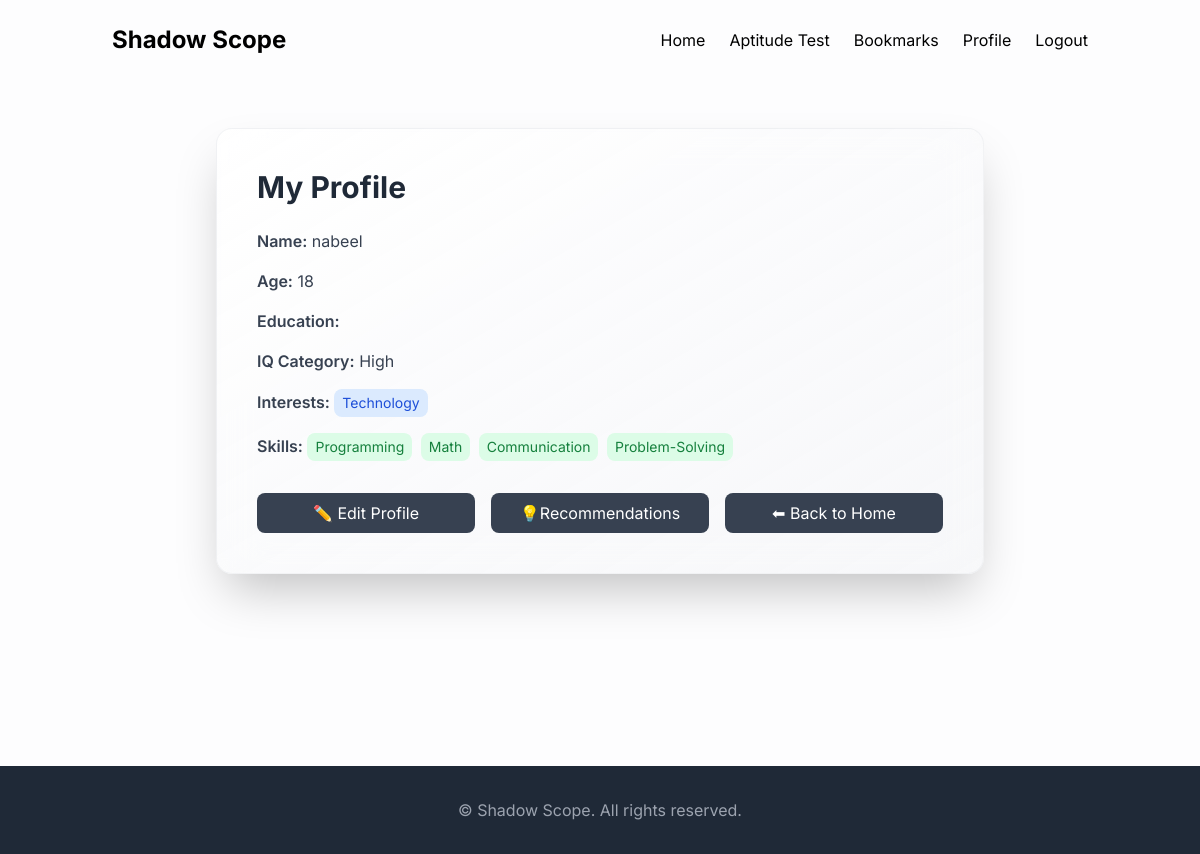
The app's page /users/profile/ (signed in) with its own data.
### users/models.py (models this page shows, shortened)
class Profile(models.Model):
    user = models.OneToOneField(settings.AUTH_USER_MODEL, on_delete=models.CASCADE, related_name="profile")
    age = models.PositiveIntegerField(null=True, blank=True)
    education_level = models.CharField(max_length=120, blank=True)
    interests = models.ManyToManyField(Interest, related_name="users", blank=True)
    last_iq_category = models.CharField(max_length=10, choices=IQCategory.choices, blank=True)
    skills = models.ManyToManyField(Skill, blank=True, related_name="profiles")
    allow_data_sharing = models.BooleanField(default=True)

class Skill(models.Model):
    name = models.CharField(max_length=100, unique=True)

### careers/models.py (models this page shows, shortened)
class Interest(models.Model):
    name = models.CharField(max_length=100, unique=True)
    slug = models.SlugField(max_length=120, unique=True)

### users/views.py (the view)
# urls.py: path("profile/", views.view_profile, name="view_profile"),
@login_required
def view_profile(request):
    return render(request, "users/view_profile.html", {"profile": request.user.profile})

### templates/users/view_profile.html (shortened to what this page needs)
{% extends "base.html" %}
{% block content %}
<div class="max-w-3xl mx-auto bg-gradient-to-br from-white/70 to-gray-100/60
            backdrop-blur-xl shadow-2xl rounded-2xl p-10 border border-gray-200/50">
  <h1 class="text-3xl font-bold text-gray-800 mb-6">My Profile</h1>
  <div class="space-y-4 text-gray-700">
    <p><span class="font-semibold">Name:</span> {{ profile.user.username }}</p>
    <p><span class="font-semibold">Age:</span> {{ profile.age }}</p>
    <p><span class="font-semibold">Education:</span> {{ profile.education_level }}</p>
    <p><span class="font-semibold">IQ Category:</span> {{ profile.last_iq_category }}</p>
    <p>
      <span class="font-semibold">Interests:</span>
      {% for interest in profile.interests.all %}
        <span class="inline-block bg-blue-100 text-blue-700 text-sm px-2 py-1 rounded-lg mr-1">
          {{ interest.name }}
        </span>
      {% empty %}
        None
      {% endfor %}
    </p>
    <p>
      <span class="font-semibold">Skills:</span>
      {% for skill in profile.skills.all %}
        <span class="inline-block bg-green-100 text-green-700 text-sm px-2 py-1 rounded-lg mr-1">
          {{ skill.name }}
        </span>
      {% empty %}
        None
      {% endfor %}
    </p>
  </div>
  <div class="mt-8 flex flex-col sm:flex-row gap-4">
  <a href="{% url 'edit_profile' %}"
     class="flex-1 text-center bg-gray-700 text-white py-2 px-4 rounded-lg hover:bg-orange-600 transition">
    ✏️ Edit Profile
  </a>
  <a href="{% url 'career_recommendations' %}"
     class="flex-1 text-center bg-gray-700 text-white py-2 px-4 rounded-lg hover:bg-orange-600 transition">
    💡Recommendations
  </a>
  <a href="{% url 'home' %}"
     class="flex-1 text-center bg-gray-700 text-white py-2 px-4 rounded-lg hover:bg-orange-600 transition">
    ⬅ Back to Home
  </a>
</div>
</div>
{% endblock %}

### templates/base.html (style rules this page uses)
body { font-family: 'Inter', sans-serif; }

### records on screen
Profile: user.username "nabeel", age "18", last_iq_category "High"
Interest: name "Technology"
Skill: name "Programming"
Skill: name "Math"
Skill: name "Communication"
Skill: name "Problem-Solving"
